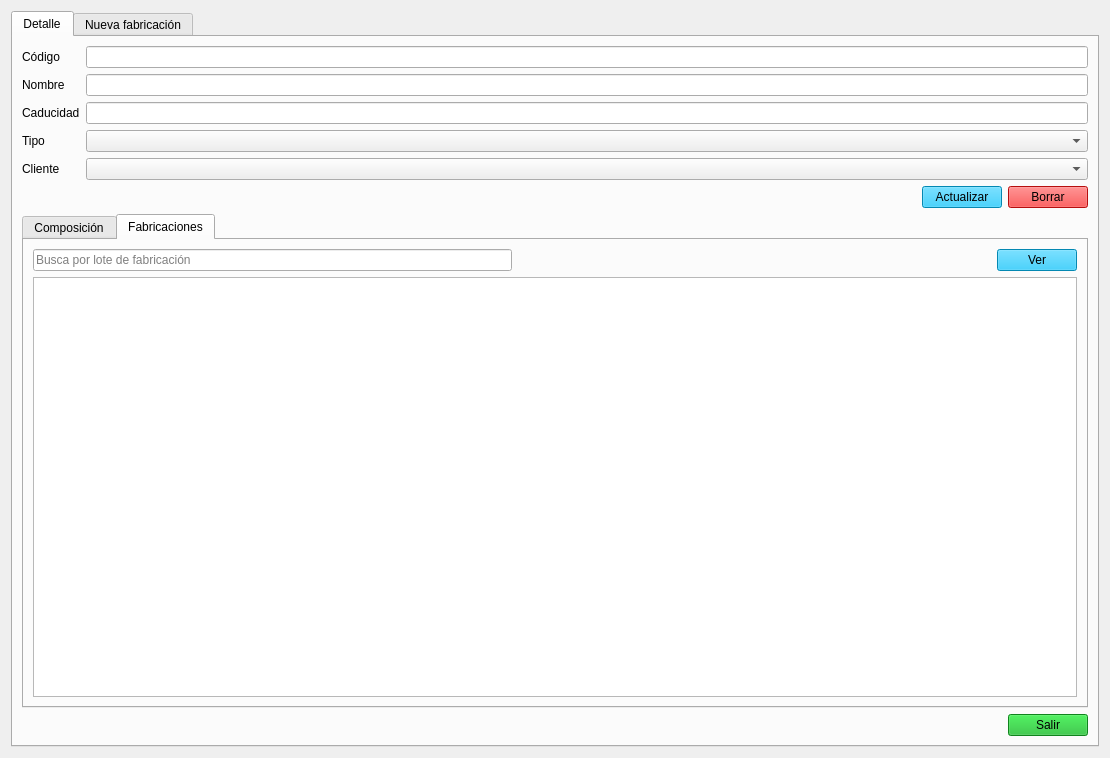
<?xml version="1.0" encoding="UTF-8"?>
<ui version="4.0">
 <class>Form</class>
 <widget class="QWidget" name="Form">
  <property name="windowModality">
   <enum>Qt::WindowModality::WindowModal</enum>
  </property>
  <property name="geometry">
   <rect>
    <x>0</x>
    <y>0</y>
    <width>1110</width>
    <height>758</height>
   </rect>
  </property>
  <property name="windowTitle">
   <string>Detalle Producto</string>
  </property>
  <property name="styleSheet">
   <string notr="true">QPushButton{

	
	background-color: rgb(6, 191, 249);

}</string>
  </property>
  <layout class="QHBoxLayout" name="horizontalLayout_6">
   <item>
    <widget class="QTabWidget" name="tabWidget">
     <property name="currentIndex">
      <number>0</number>
     </property>
     <widget class="QWidget" name="tab_detalle">
      <attribute name="title">
       <string>Detalle</string>
      </attribute>
      <layout class="QVBoxLayout" name="verticalLayout_3">
       <item>
        <layout class="QFormLayout" name="formLayout">
         <item row="0" column="0">
          <widget class="QLabel" name="lbl_codigo_det">
           <property name="text">
            <string>Código</string>
           </property>
          </widget>
         </item>
         <item row="0" column="1">
          <widget class="QLineEdit" name="le_codigo_det">
           <property name="readOnly">
            <bool>true</bool>
           </property>
          </widget>
         </item>
         <item row="1" column="0">
          <widget class="QLabel" name="lbl_nombre_det">
           <property name="text">
            <string>Nombre</string>
           </property>
          </widget>
         </item>
         <item row="1" column="1">
          <widget class="QLineEdit" name="le_nombre_det"/>
         </item>
         <item row="2" column="0">
          <widget class="QLabel" name="lbl_caducidad_det">
           <property name="text">
            <string>Caducidad</string>
           </property>
          </widget>
         </item>
         <item row="2" column="1">
          <widget class="QLineEdit" name="le_caducidad_det"/>
         </item>
         <item row="4" column="0">
          <widget class="QLabel" name="lbl_cliente_det">
           <property name="text">
            <string>Cliente</string>
           </property>
          </widget>
         </item>
         <item row="4" column="1">
          <widget class="QComboBox" name="cb_cliente"/>
         </item>
         <item row="3" column="0">
          <widget class="QLabel" name="lbl_tipo_det">
           <property name="text">
            <string>Tipo</string>
           </property>
          </widget>
         </item>
         <item row="3" column="1">
          <widget class="QComboBox" name="cb_tipo"/>
         </item>
        </layout>
       </item>
       <item>
        <layout class="QHBoxLayout" name="horizontalLayout_2">
         <item>
          <spacer name="horizontalSpacer_2">
           <property name="orientation">
            <enum>Qt::Orientation::Horizontal</enum>
           </property>
           <property name="sizeHint" stdset="0">
            <size>
             <width>40</width>
             <height>20</height>
            </size>
           </property>
          </spacer>
         </item>
         <item>
          <widget class="QPushButton" name="btn_actualizar_det">
           <property name="text">
            <string>Actualizar</string>
           </property>
          </widget>
         </item>
         <item>
          <widget class="QPushButton" name="btn_borrar_det">
           <property name="styleSheet">
            <string notr="true">background-color: rgb(254, 20, 20);</string>
           </property>
           <property name="text">
            <string>Borrar</string>
           </property>
          </widget>
         </item>
        </layout>
       </item>
       <item>
        <widget class="QTabWidget" name="tabWidget_2">
         <property name="currentIndex">
          <number>1</number>
         </property>
         <widget class="QWidget" name="tab_2">
          <attribute name="title">
           <string>Composición</string>
          </attribute>
          <layout class="QHBoxLayout" name="horizontalLayout_7">
           <item>
            <widget class="QTableView" name="tv_composicion_prod">
             <property name="enabled">
              <bool>true</bool>
             </property>
            </widget>
           </item>
           <item>
            <widget class="QFrame" name="frame">
             <property name="frameShape">
              <enum>QFrame::Shape::StyledPanel</enum>
             </property>
             <property name="frameShadow">
              <enum>QFrame::Shadow::Raised</enum>
             </property>
             <layout class="QVBoxLayout" name="verticalLayout">
              <item>
               <layout class="QVBoxLayout" name="verticalLayout_2">
                <item>
                 <spacer name="verticalSpacer_3">
                  <property name="orientation">
                   <enum>Qt::Orientation::Vertical</enum>
                  </property>
                  <property name="sizeType">
                   <enum>QSizePolicy::Policy::Minimum</enum>
                  </property>
                  <property name="sizeHint" stdset="0">
                   <size>
                    <width>20</width>
                    <height>40</height>
                   </size>
                  </property>
                 </spacer>
                </item>
                <item>
                 <widget class="QPushButton" name="btn_add_component">
                  <property name="text">
                   <string>Añadir</string>
                  </property>
                 </widget>
                </item>
                <item>
                 <spacer name="verticalSpacer_4">
                  <property name="orientation">
                   <enum>Qt::Orientation::Vertical</enum>
                  </property>
                  <property name="sizeType">
                   <enum>QSizePolicy::Policy::Minimum</enum>
                  </property>
                  <property name="sizeHint" stdset="0">
                   <size>
                    <width>20</width>
                    <height>40</height>
                   </size>
                  </property>
                 </spacer>
                </item>
                <item>
                 <widget class="QPushButton" name="btn_modificar_comp">
                  <property name="text">
                   <string>Modificar</string>
                  </property>
                 </widget>
                </item>
                <item>
                 <spacer name="verticalSpacer_2">
                  <property name="orientation">
                   <enum>Qt::Orientation::Vertical</enum>
                  </property>
                  <property name="sizeType">
                   <enum>QSizePolicy::Policy::Expanding</enum>
                  </property>
                  <property name="sizeHint" stdset="0">
                   <size>
                    <width>20</width>
                    <height>40</height>
                   </size>
                  </property>
                 </spacer>
                </item>
                <item>
                 <widget class="QPushButton" name="pushButton_2">
                  <property name="text">
                   <string>Guardar</string>
                  </property>
                 </widget>
                </item>
               </layout>
              </item>
             </layout>
            </widget>
           </item>
          </layout>
         </widget>
         <widget class="QWidget" name="tab">
          <attribute name="title">
           <string>Fabricaciones</string>
          </attribute>
          <layout class="QVBoxLayout" name="verticalLayout_6">
           <item>
            <layout class="QHBoxLayout" name="horizontalLayout_5">
             <item>
              <widget class="QLineEdit" name="le_buscar_fabricacion">
               <property name="placeholderText">
                <string>Busca por lote de fabricación</string>
               </property>
               <property name="clearButtonEnabled">
                <bool>true</bool>
               </property>
              </widget>
             </item>
             <item>
              <spacer name="horizontalSpacer_5">
               <property name="orientation">
                <enum>Qt::Orientation::Horizontal</enum>
               </property>
               <property name="sizeHint" stdset="0">
                <size>
                 <width>40</width>
                 <height>20</height>
                </size>
               </property>
              </spacer>
             </item>
             <item>
              <widget class="QPushButton" name="btn_ver_detalle_o_fab">
               <property name="text">
                <string>Ver</string>
               </property>
              </widget>
             </item>
            </layout>
           </item>
           <item>
            <widget class="QTableView" name="tv_fab_historico">
             <property name="frameShape">
              <enum>QFrame::Shape::StyledPanel</enum>
             </property>
             <property name="sortingEnabled">
              <bool>true</bool>
             </property>
            </widget>
           </item>
          </layout>
         </widget>
        </widget>
       </item>
       <item>
        <layout class="QHBoxLayout" name="horizontalLayout">
         <property name="spacing">
          <number>9</number>
         </property>
         <item>
          <spacer name="horizontalSpacer">
           <property name="orientation">
            <enum>Qt::Orientation::Horizontal</enum>
           </property>
           <property name="sizeType">
            <enum>QSizePolicy::Policy::MinimumExpanding</enum>
           </property>
           <property name="sizeHint" stdset="0">
            <size>
             <width>20</width>
             <height>13</height>
            </size>
           </property>
          </spacer>
         </item>
         <item>
          <widget class="QPushButton" name="btn_cerrar_det">
           <property name="styleSheet">
            <string notr="true">background-color: rgb(22, 183, 40);</string>
           </property>
           <property name="text">
            <string>Salir</string>
           </property>
          </widget>
         </item>
        </layout>
       </item>
      </layout>
     </widget>
     <widget class="QWidget" name="tab_fabricacion">
      <attribute name="title">
       <string>Nueva fabricación</string>
      </attribute>
      <layout class="QVBoxLayout" name="verticalLayout_4">
       <item>
        <layout class="QFormLayout" name="formLayout_2">
         <item row="0" column="0">
          <widget class="QLabel" name="lbl_fecha_fab">
           <property name="text">
            <string>Fecha</string>
           </property>
          </widget>
         </item>
         <item row="0" column="1">
          <widget class="QDateEdit" name="de_fecha_fab">
           <property name="enabled">
            <bool>false</bool>
           </property>
           <property name="font">
            <font>
             <hintingpreference>PreferVerticalHinting</hintingpreference>
            </font>
           </property>
           <property name="readOnly">
            <bool>true</bool>
           </property>
           <property name="buttonSymbols">
            <enum>QAbstractSpinBox::ButtonSymbols::NoButtons</enum>
           </property>
           <property name="displayFormat">
            <string>dd/MM/yyyy</string>
           </property>
           <property name="calendarPopup">
            <bool>false</bool>
           </property>
           <property name="date">
            <date>
             <year>2024</year>
             <month>1</month>
             <day>1</day>
            </date>
           </property>
          </widget>
         </item>
         <item row="1" column="0">
          <widget class="QLabel" name="lbl_produto_fab">
           <property name="text">
            <string>Producto</string>
           </property>
          </widget>
         </item>
         <item row="1" column="1">
          <widget class="QLineEdit" name="le_producto_fab">
           <property name="readOnly">
            <bool>true</bool>
           </property>
          </widget>
         </item>
         <item row="2" column="0">
          <widget class="QLabel" name="lbl_cantidad_fab">
           <property name="text">
            <string>Cantidad</string>
           </property>
          </widget>
         </item>
         <item row="2" column="1">
          <widget class="QLineEdit" name="le_cantidad_fab"/>
         </item>
         <item row="3" column="0">
          <widget class="QLabel" name="lbl_equipo_fab">
           <property name="text">
            <string>Equipo</string>
           </property>
          </widget>
         </item>
         <item row="3" column="1">
          <widget class="QComboBox" name="cb_equipo_fab"/>
         </item>
        </layout>
       </item>
       <item>
        <layout class="QHBoxLayout" name="horizontalLayout_3">
         <item>
          <spacer name="horizontalSpacer_3">
           <property name="orientation">
            <enum>Qt::Orientation::Horizontal</enum>
           </property>
           <property name="sizeHint" stdset="0">
            <size>
             <width>40</width>
             <height>20</height>
            </size>
           </property>
          </spacer>
         </item>
         <item>
          <widget class="QPushButton" name="btn_mostrar_pesada">
           <property name="text">
            <string>Calcular</string>
           </property>
          </widget>
         </item>
        </layout>
       </item>
       <item>
        <widget class="QGroupBox" name="groupBox_2">
         <property name="title">
          <string>Pesada</string>
         </property>
         <layout class="QVBoxLayout" name="verticalLayout_5">
          <item>
           <widget class="QTableView" name="tv_detalle_new_fab">
            <property name="frameShape">
             <enum>QFrame::Shape::StyledPanel</enum>
            </property>
           </widget>
          </item>
         </layout>
        </widget>
       </item>
       <item>
        <layout class="QHBoxLayout" name="horizontalLayout_4">
         <item>
          <spacer name="horizontalSpacer_4">
           <property name="orientation">
            <enum>Qt::Orientation::Horizontal</enum>
           </property>
           <property name="sizeHint" stdset="0">
            <size>
             <width>40</width>
             <height>20</height>
            </size>
           </property>
          </spacer>
         </item>
         <item>
          <widget class="QPushButton" name="btn_confirmar_fab">
           <property name="styleSheet">
            <string notr="true">background-color: rgb(245, 194, 17);</string>
           </property>
           <property name="text">
            <string>Confirmar</string>
           </property>
          </widget>
         </item>
         <item>
          <widget class="QPushButton" name="btn_cerrar_fab">
           <property name="styleSheet">
            <string notr="true">background-color: rgb(22, 183, 40);</string>
           </property>
           <property name="text">
            <string>Salir</string>
           </property>
          </widget>
         </item>
        </layout>
       </item>
      </layout>
     </widget>
    </widget>
   </item>
  </layout>
 </widget>
 <resources/>
 <connections/>
</ui>
